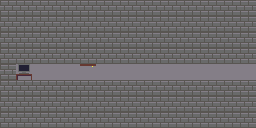

This is a level from a 2D game, rendered from its Tiled map with the project's own tilesets. A one-line summary and the complete map file follow:
An orthogonal 16x8 tile map with 16x16 px tiles, 2 tile layers (Tile Layer 1, Tile Layer 2).

<map version="1.10" tiledversion="1.11.0" orientation="orthogonal" renderorder="right-down" width="16" height="8" tilewidth="16" tileheight="16" infinite="0" nextlayerid="3" nextobjectid="1">
 <tileset firstgid="1" name="sprite_map" tilewidth="16" tileheight="16" tilecount="100" columns="10">
  <image source="sprite_map.png" width="160" height="160" />
 </tileset>
 <layer id="1" name="Tile Layer 1" width="16" height="8">
  <data encoding="csv">
1,1,1,1,1,1,1,1,1,1,1,1,1,1,1,1,
1,1,1,1,1,1,1,1,1,1,1,1,1,1,1,1,
1,1,1,1,1,1,1,1,1,1,1,1,1,1,1,1,
1,1,1,1,1,1,1,1,1,1,1,1,1,1,1,1,
1,14,14,14,14,14,14,14,14,14,14,14,14,14,14,14,
1,1,1,1,1,1,1,1,1,1,1,1,1,1,1,1,
1,1,1,1,1,1,1,1,1,1,1,1,1,1,1,1,
1,1,1,1,1,1,1,1,1,1,1,1,1,1,1,1
</data>
 </layer>
 <layer id="2" name="Tile Layer 2" width="16" height="8">
  <data encoding="csv">
0,0,0,0,0,0,0,0,0,0,0,0,0,0,0,0,
0,0,0,0,0,0,0,0,0,0,0,0,0,0,0,0,
0,0,0,0,0,0,0,0,0,0,0,0,0,0,0,0,
0,0,0,0,0,0,0,0,0,0,0,0,0,0,0,0,
0,32,0,0,0,7,0,0,0,0,0,0,0,0,0,0,
0,0,0,0,0,0,0,0,0,0,0,0,0,0,0,0,
0,0,0,0,0,0,0,0,0,0,0,0,0,0,0,0,
0,0,0,0,0,0,0,0,0,0,0,0,0,0,0,0
</data>
 </layer>
</map>
